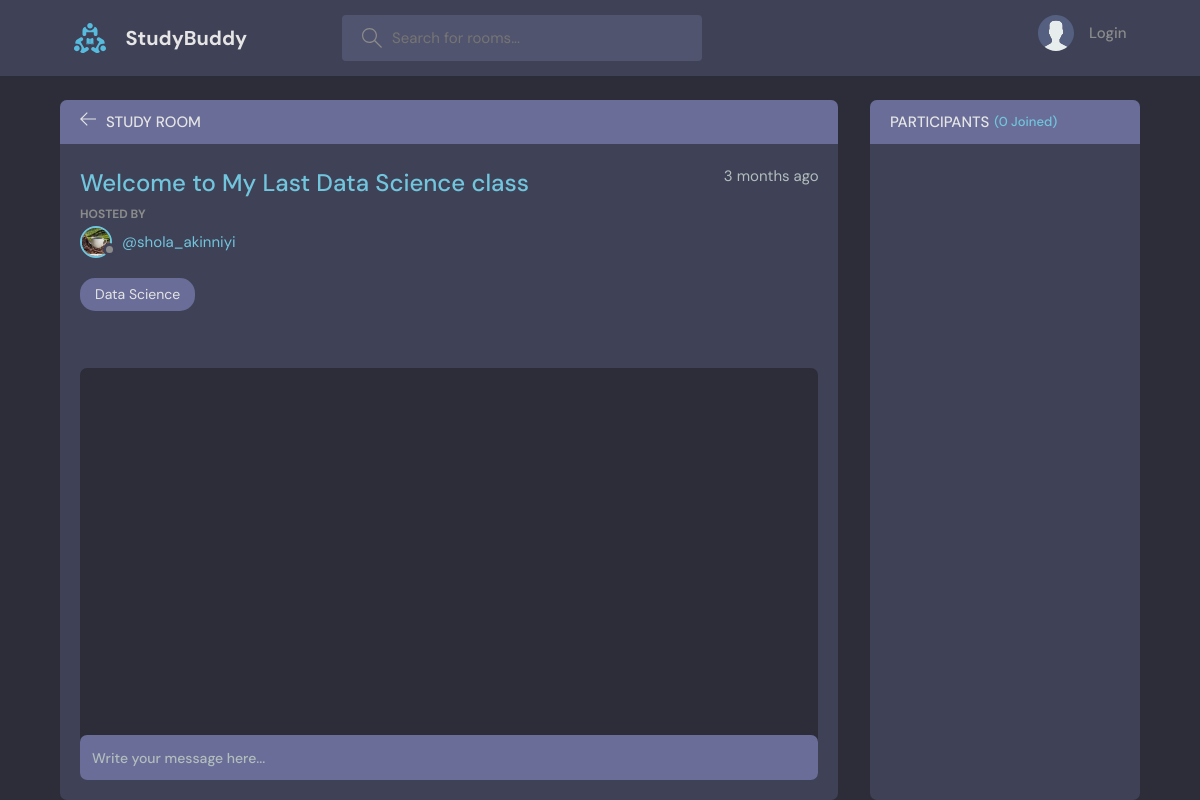
/room/16/, run on an earlier commit of the app's database.
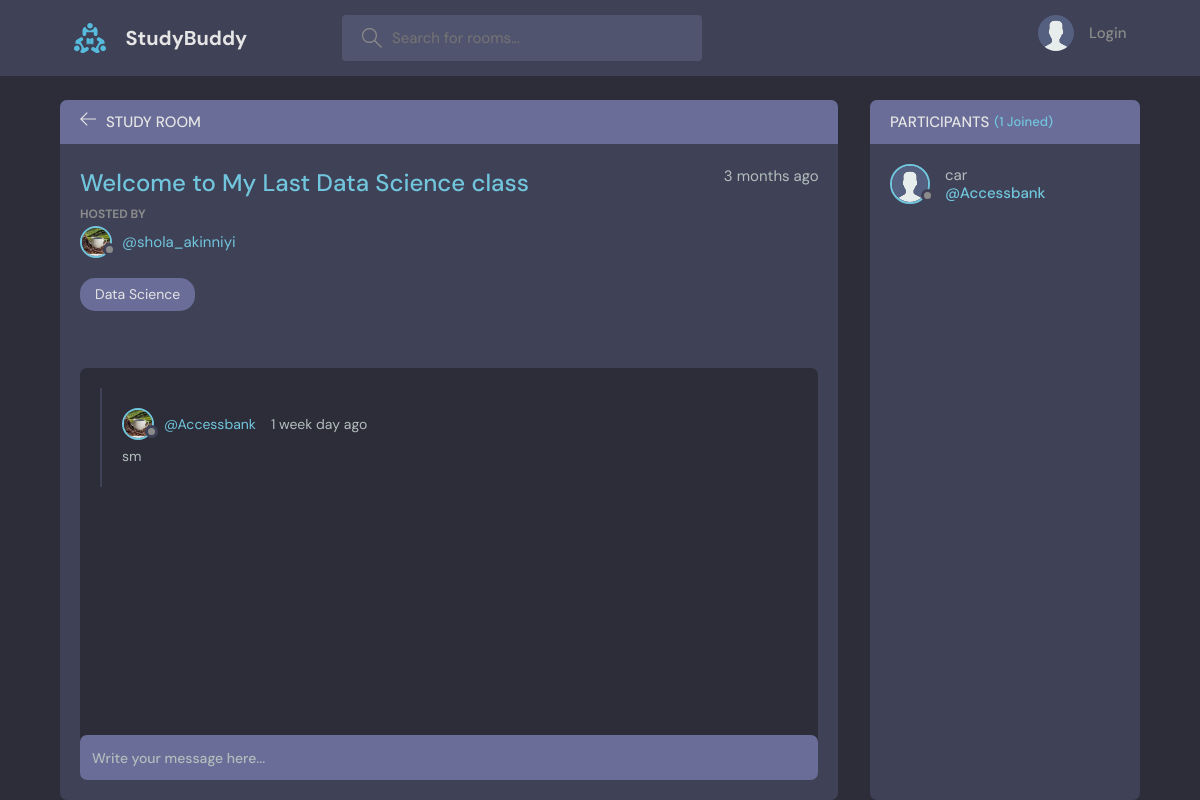
And on a later commit of the database.
### base/models.py (models this page shows, shortened)
class Message(models.Model):
    user = models.ForeignKey(User, on_delete= models.CASCADE)
    room = models.ForeignKey(Room, on_delete=models.CASCADE)
    body = models.TextField()
    updated = models.DateTimeField(auto_now=True) # takes a time show of everytime we add or save to the table/ database
    created = models.DateTimeField(auto_now_add=True) # takes a time shot of the first time it was created
    class Meta:
        ordering = ['-updated', '-created']

class Room(models.Model):
    host = models.ForeignKey(User, on_delete=models.SET_NULL, null=True)
    topic = models.ForeignKey(Topic, on_delete=models.SET_NULL, null=True)
    name = models.CharField(max_length=200)
    description = models.TextField(null=True, blank=True)
    participants = models.ManyToManyField(User, related_name='participants', blank=True)
    updated = models.DateTimeField(auto_now=True) # takes a time show of everytime we add or save to the table/ database
    created = models.DateTimeField(auto_now_add=True) # takes a time shot of the first time it was created
    class Meta:
        ordering = ['-updated', '-created']

class User(AbstractUser):
    name = models.CharField(max_length=200, null=True)
    email = models.EmailField(unique=True, null=True)
    bio = models.TextField(null=True)
    avatar = models.ImageField(null=True, default="avatar.svg") # profile image - pillow is needed for it to work
    USERNAME_FIELD = 'email'
    REQUIRED_FIELDS =[]

### base/views.py (the view)
# urls.py: path('room/<str:pk>/', views.room, name="room"),
def room(request, pk):
    room = Room.objects.get(id=pk)
    room_messages = room.message_set.all()
    participants = room.participants.all()
    if request.method == "POST":
        message = Message.objects.create(
            user=request.user, room=room, body=request.POST.get("body")
        )
        room.participants.add(request.user)
        return redirect("room", pk=room.id)
    context = {
        "room": room,
        "room_messages": room_messages,
        "participants": participants,
    }
    return render(request, "base/room.html", context)

### base/models.py (called while the page is built)
    def __str__(self):
        return self.name

### base/templates/base/room.html (shortened to what this page needs)
{% extends 'main.html' %}
{% block content %}
    <main class="profile-page layout layout--2">
      <div class="container">
        <div class="room">
          <div class="room__top">
            <div class="room__topLeft">
              <a href="{% url 'home' %}">
                <svg version="1.1" xmlns="http://www.w3.org/2000/svg" width="32" height="32" viewBox="0 0 32 32">
                  <title>arrow-left</title>
                  <path
                    d="M13.723 2.286l-13.723 13.714 13.719 13.714 1.616-1.611-10.96-10.96h27.625v-2.286h-27.625l10.965-10.965-1.616-1.607z"
                  ></path>
                </svg>
              </a>
              <h3>Study Room</h3>
            </div>
          </div>
          <div class="room__box scroll">
            <div class="room__header scroll">
              <div class="room__info">
                <h3>{{room.name}}</h3>
                <span>{{room.created | timesince}} ago</span>
              </div>
              <div class="room__hosted">
                <p>Hosted By</p>
                <a href="{% url 'user-profile' room.host.id %}" class="room__author">
                  <div class="avatar avatar--small">
                    <img src="{{ room.host.avatar.url }}" />
                  </div>
                  <span>@{{room.host.username}}</span>
                </a>
              </div>
              <span class="room__topics">{{room.topic}}</span>
            </div>
            <div class="room__conversation">
              <div class="threads scroll">
                {% for message in room_messages %}
                <div class="thread">
                  <div class="thread__top">
                    <div class="thread__author">
                      <a href="{% url 'user-profile' message.user.id %}" class="thread__authorInfo">
                        <div class="avatar avatar--small">
                          <img src="{{ room.host.avatar.url }}" />
                        </div>
                        <span>@{{message.user.username}}</span>
                      </a>
                      <span class="thread__date">{{message.created | timesince}} day ago</span>
                    </div>
                  </div>
                  <div class="thread__details">
                   {{message.body}}
                  </div>
                </div>
                {% endfor %}
              </div>
            </div>
          </div>
          <div class="room__message">
            <form method="POST" action="">
              <input name="body" placeholder="Write your message here..." />
            </form>
          </div>
        </div>
        <div class="participants">
          <h3 class="participants__top">Participants <span>({{participants.count}} Joined)</span></h3>
          <div class="participants__list scroll">
            {% for user in participants %}
            <a href="{% url 'user-profile' user.id %}" class="participant">
              <div class="avatar avatar--medium">
                <img src="{{ user.avatar.url }}" />
              </div>
              <p>
                {{user.name}}
                <span>@{{user.username}}</span>
              </p>
             </a>
            {% endfor %}
          </div>
        </div>
      </div>
    </main>
    {% endblock content %}

What changed in the data, as far as the page shows it:
added Message: host.avatar (picture), user.username "Accessbank", created "1 week", body "sm"
added User: avatar (placeholder picture), name "car", username "Accessbank"
Also different on the page:
{{ participants.count }}: "0" → "1"
